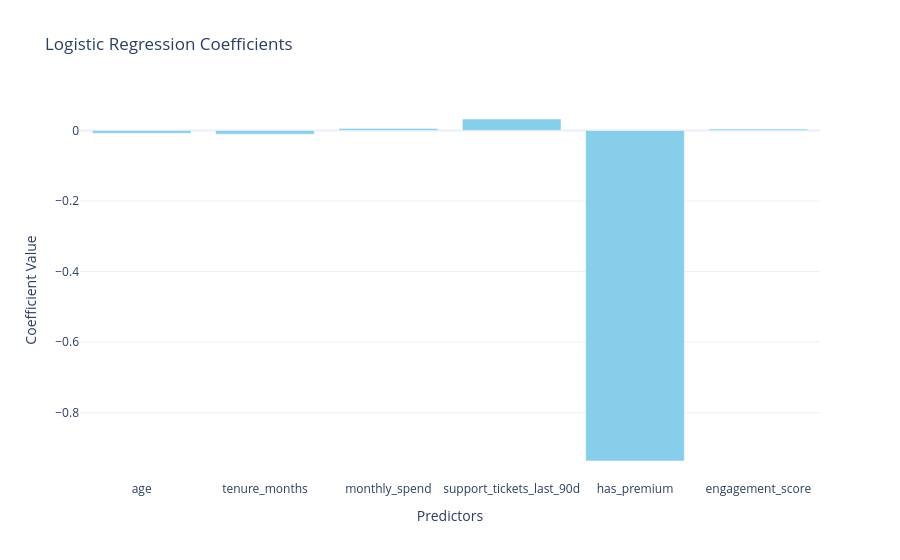

Source (notebook cell):
### Code cell
# Start the planning-enabled interactive conversation.
butils._run_agent(bamboo_planning)
_LOG.info("Planning workflow completed or exited by the user.")
# The planning workflow is available for multi-step analysis questions.

### Figure 1 — Plotly figure (JSON) as saved in the notebook; plotly's stock layout.template omitted (floating-point values rounded to 4 significant figures)
{"data": [{"marker": {"color": "skyblue"}, "type": "bar", "x": ["age", "tenure_months", "monthly_spend", "support_tickets_last_90d", "has_premium", "engagement_score"], "y": [-0.008169, -0.01087, 0.005613, 0.03224, -0.9367, 0.004029]}], "layout": {"title": {"text": "Logistic Regression Coefficients"}, "xaxis": {"title": {"text": "Predictors"}}, "yaxis": {"title": {"text": "Coefficient Value"}}}}
